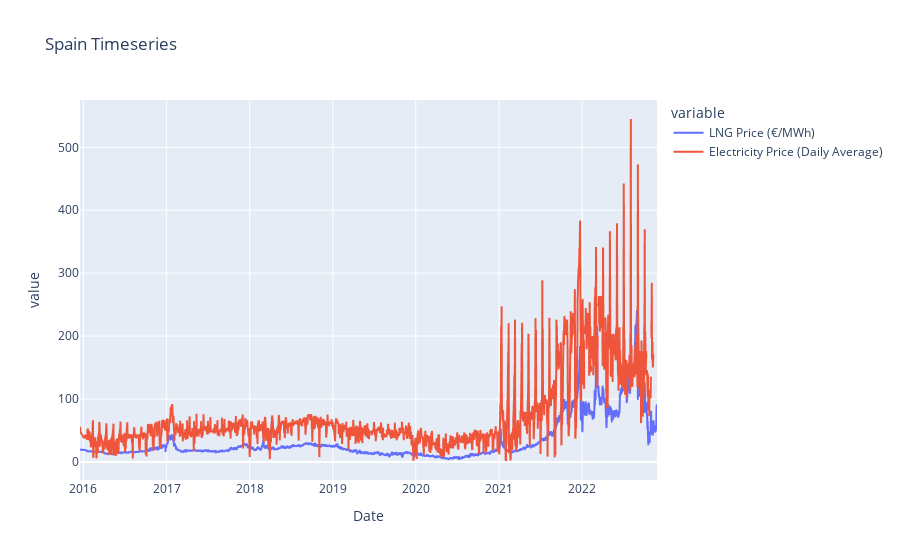

Write notebook code for a chart like this one.
### Code cell
px.line(combined, x = "Date", y = ["LNG Price (€/MWh)", "Electricity Price (Daily Average)"], title = "Spain Timeseries")

### Figure 1 — Plotly figure (JSON) as saved in the notebook; plotly's stock layout.template omitted (floating-point values rounded to 4 significant figures; data arrays with more than 128 entries replaced by an {"elided": "..."} marker saying what was removed)
{"data": [{"hovertemplate": "variable=LNG Price (€/MWh)<br>Date=%{x}<br>value=%{y}<extra></extra>", "legendgroup": "LNG Price (€/MWh)", "line": {"color": "#636efa", "dash": "solid"}, "marker": {"symbol": "circle"}, "mode": "lines", "name": "LNG Price (€/MWh)", "showlegend": true, "type": "scattergl", "x": {"elided": "2511 str values"}, "xaxis": "x", "y": {"elided": "2511 float values"}, "yaxis": "y"}, {"hovertemplate": "variable=Electricity Price (Daily Average)<br>Date=%{x}<br>value=%{y}<extra></extra>", "legendgroup": "Electricity Price (Daily Average)", "line": {"color": "#EF553B", "dash": "solid"}, "marker": {"symbol": "circle"}, "mode": "lines", "name": "Electricity Price (Daily Average)", "showlegend": true, "type": "scattergl", "x": {"elided": "2511 str values"}, "xaxis": "x", "y": {"elided": "2511 float values"}, "yaxis": "y"}], "layout": {"legend": {"title": {"text": "variable"}, "tracegroupgap": 0}, "title": {"text": "Spain Timeseries"}, "xaxis": {"anchor": "y", "domain": [0, 1], "title": {"text": "Date"}}, "yaxis": {"anchor": "x", "domain": [0, 1], "title": {"text": "value"}}}}
